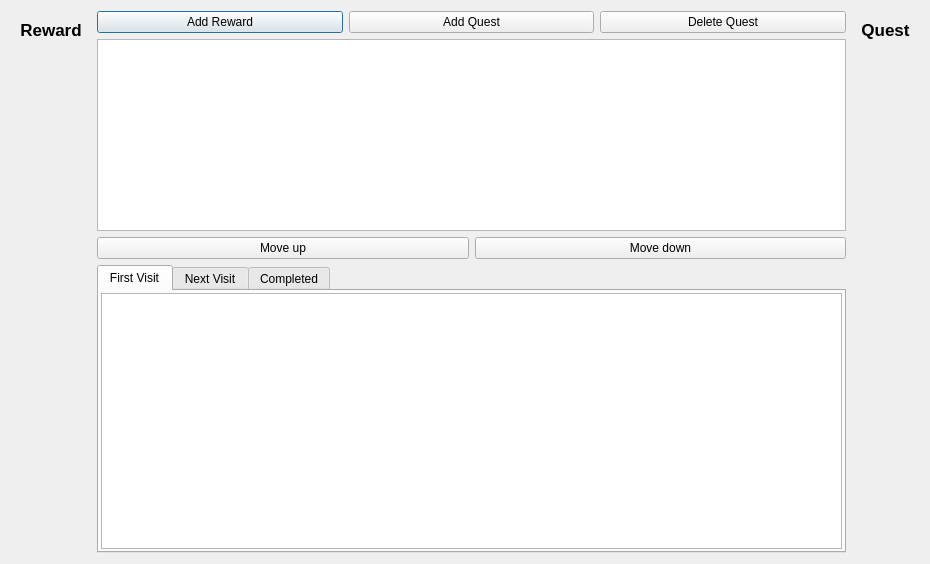
<?xml version="1.0" encoding="UTF-8"?>
<ui version="4.0">
 <class>QuestWidget</class>
 <widget class="QDialog" name="QuestWidget">
  <property name="windowModality">
   <enum>Qt::WindowModality::NonModal</enum>
  </property>
  <property name="geometry">
   <rect>
    <x>0</x>
    <y>0</y>
    <width>930</width>
    <height>564</height>
   </rect>
  </property>
  <property name="windowTitle">
   <string>Missions</string>
  </property>
  <property name="modal">
   <bool>true</bool>
  </property>
  <layout class="QHBoxLayout" name="horizontalLayout">
   <item>
    <widget class="QWidget" name="rewardContainer" native="true">
     <layout class="QVBoxLayout" name="rewardsLayout">
      <item>
       <widget class="QLabel" name="rewardLabel">
        <property name="font">
         <font>
          <pointsize>13</pointsize>
          <bold>true</bold>
         </font>
        </property>
        <property name="text">
         <string>Reward</string>
        </property>
        <property name="alignment">
         <set>Qt::AlignmentFlag::AlignHCenter|Qt::AlignmentFlag::AlignTop</set>
        </property>
       </widget>
      </item>
     </layout>
    </widget>
   </item>
   <item>
    <layout class="QVBoxLayout" name="verticalLayout_3">
     <item>
      <layout class="QHBoxLayout" name="horizontalLayout_9">
       <item>
        <widget class="QPushButton" name="rewardButton">
         <property name="text">
          <string>Add Reward</string>
         </property>
        </widget>
       </item>
       <item>
        <widget class="QPushButton" name="addQuestButton">
         <property name="text">
          <string>Add Quest</string>
         </property>
        </widget>
       </item>
       <item>
        <widget class="QPushButton" name="deleteQuestButton">
         <property name="text">
          <string>Delete Quest</string>
         </property>
        </widget>
       </item>
      </layout>
     </item>
     <item>
      <widget class="QListWidget" name="questsList">
       <property name="sizePolicy">
        <sizepolicy hsizetype="Preferred" vsizetype="Minimum">
         <horstretch>0</horstretch>
         <verstretch>0</verstretch>
        </sizepolicy>
       </property>
       <property name="minimumSize">
        <size>
         <width>0</width>
         <height>100</height>
        </size>
       </property>
      </widget>
     </item>
     <item>
      <layout class="QHBoxLayout" name="horizontalLayout_10">
       <item>
        <widget class="QPushButton" name="moveUpButton">
         <property name="text">
          <string>Move up</string>
         </property>
        </widget>
       </item>
       <item>
        <widget class="QPushButton" name="moveDownButton">
         <property name="text">
          <string>Move down</string>
         </property>
        </widget>
       </item>
      </layout>
     </item>
     <item>
      <widget class="QTabWidget" name="textsWidget">
       <property name="currentIndex">
        <number>0</number>
       </property>
       <widget class="QWidget" name="FirstVisitTab">
        <attribute name="title">
         <string>First Visit</string>
        </attribute>
        <layout class="QVBoxLayout" name="verticalLayout_2">
         <property name="leftMargin">
          <number>2</number>
         </property>
         <property name="topMargin">
          <number>2</number>
         </property>
         <property name="rightMargin">
          <number>2</number>
         </property>
         <property name="bottomMargin">
          <number>2</number>
         </property>
         <item>
          <widget class="QTextEdit" name="firstVisitText"/>
         </item>
        </layout>
       </widget>
       <widget class="QWidget" name="nextVisitTab">
        <property name="sizePolicy">
         <sizepolicy hsizetype="Expanding" vsizetype="Expanding">
          <horstretch>0</horstretch>
          <verstretch>0</verstretch>
         </sizepolicy>
        </property>
        <attribute name="title">
         <string>Next Visit</string>
        </attribute>
        <layout class="QVBoxLayout" name="verticalLayout_4">
         <property name="leftMargin">
          <number>2</number>
         </property>
         <property name="topMargin">
          <number>2</number>
         </property>
         <property name="rightMargin">
          <number>2</number>
         </property>
         <property name="bottomMargin">
          <number>2</number>
         </property>
         <item>
          <widget class="QTextEdit" name="nextVisitText"/>
         </item>
        </layout>
       </widget>
       <widget class="QWidget" name="completedTab">
        <attribute name="title">
         <string>Completed</string>
        </attribute>
        <layout class="QVBoxLayout" name="verticalLayout_6">
         <property name="leftMargin">
          <number>2</number>
         </property>
         <property name="topMargin">
          <number>2</number>
         </property>
         <property name="rightMargin">
          <number>2</number>
         </property>
         <property name="bottomMargin">
          <number>2</number>
         </property>
         <item>
          <widget class="QTextEdit" name="completedText"/>
         </item>
        </layout>
       </widget>
      </widget>
     </item>
    </layout>
   </item>
   <item>
    <widget class="QWidget" name="questContainer" native="true">
     <layout class="QVBoxLayout" name="verticalLayout_5">
      <item>
       <widget class="QLabel" name="questLabel">
        <property name="font">
         <font>
          <pointsize>13</pointsize>
          <bold>true</bold>
         </font>
        </property>
        <property name="text">
         <string>Quest</string>
        </property>
        <property name="scaledContents">
         <bool>false</bool>
        </property>
        <property name="alignment">
         <set>Qt::AlignmentFlag::AlignHCenter|Qt::AlignmentFlag::AlignTop</set>
        </property>
       </widget>
      </item>
     </layout>
    </widget>
   </item>
  </layout>
 </widget>
 <tabstops>
  <tabstop>addQuestButton</tabstop>
 </tabstops>
 <resources/>
 <connections/>
</ui>
